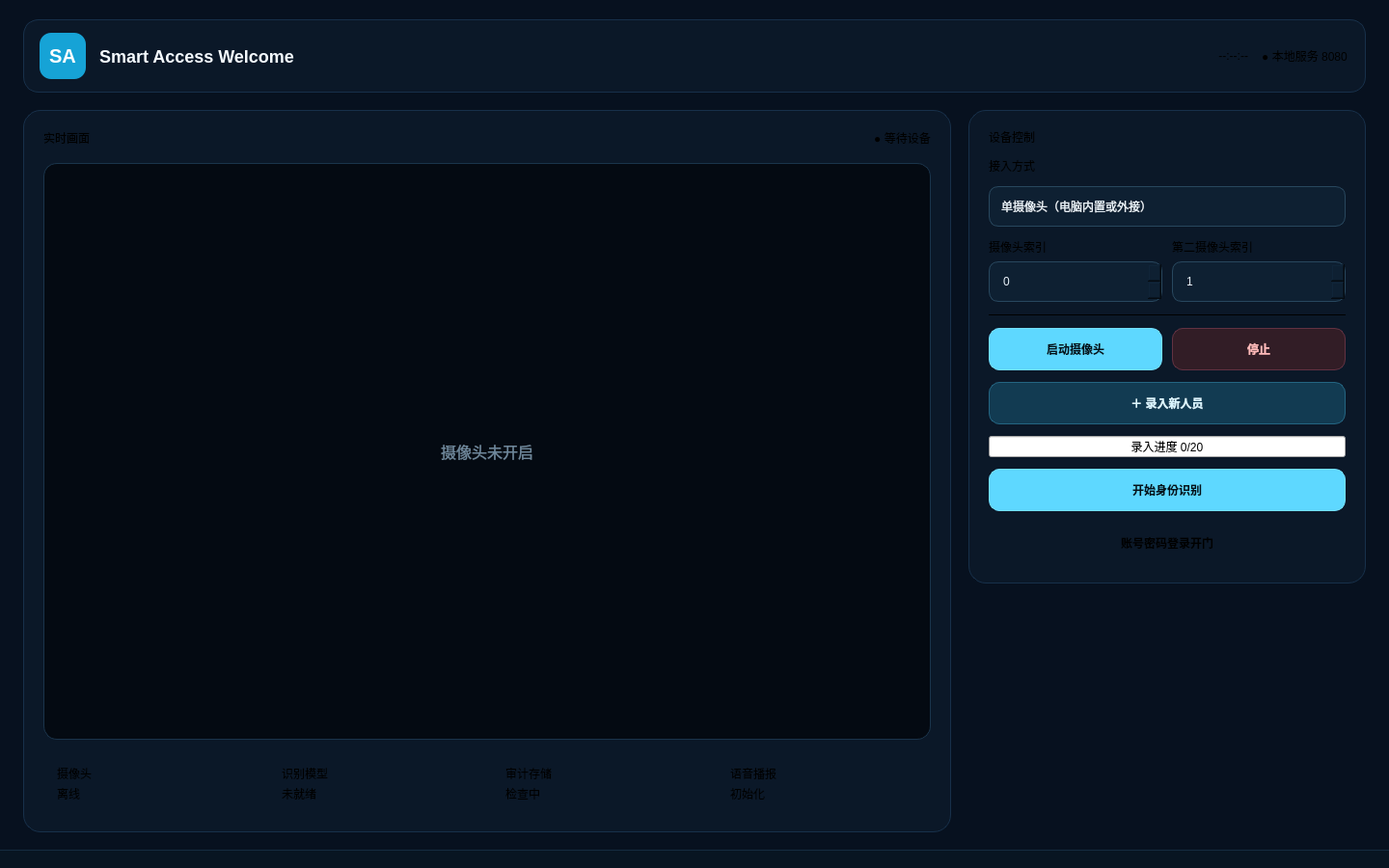
<?xml version="1.0" encoding="UTF-8"?>
<ui version="4.0">
 <class>MainWindow</class>
 <widget class="QMainWindow" name="MainWindow">
  <property name="geometry">
   <rect><x>0</x><y>0</y><width>1440</width><height>900</height></rect>
  </property>
  <property name="minimumSize"><size><width>1180</width><height>760</height></size></property>
  <property name="windowTitle"><string>Smart Access · 智能门禁终端</string></property>
  <property name="styleSheet">
   <string notr="true">QMainWindow { background: #07111F; }
QWidget#centralWidget { background: #07111F; color: #E8F1F8; font-family: "Microsoft YaHei UI"; font-size: 14px; }
QFrame#topBar { background: #0B1828; border: 1px solid #17304A; border-radius: 16px; }
QLabel#logoMark { background: #16A3D6; color: #FFFFFF; border-radius: 12px; font-size: 20px; font-weight: 700; }
QLabel#productName { color: #F4FAFF; font-size: 18px; font-weight: 700; }
QLabel#headerClockLabel, QLabel[role="muted"] { color: #7690A6; }
QLabel[role="sectionTitle"] { color: #F4FAFF; font-size: 18px; font-weight: 700; }
QLabel[role="body"] { color: #AEC0CF; line-height: 1.4; }
QLabel[role="status"] { padding: 7px 12px; border-radius: 11px; font-size: 12px; font-weight: 700; }
QLabel[status="ready"] { color: #64E6AF; background: #123A35; border: 1px solid #1C5E4E; }
QLabel[status="active"] { color: #6DD7FF; background: #10344A; border: 1px solid #1B5876; }
QLabel[status="warning"] { color: #FFD27A; background: #3B311B; border: 1px solid #665025; }
QLabel[status="offline"] { color: #91A6B8; background: #142332; border: 1px solid #263E53; }
QFrame#cameraCard, QFrame#controlPanel { background: #0B1828; border: 1px solid #17304A; border-radius: 18px; }
QFrame#previewShell { background: #040A12; border: 1px solid #1A344B; border-radius: 14px; }
QLabel#videoLabel { color: #6E879B; background: transparent; font-size: 16px; border: none; }
QFrame[role="metric"] { background: #0E2032; border: 1px solid #183A54; border-radius: 12px; }
QLabel[role="metricLabel"] { color: #6F8AA0; font-size: 11px; }
QLabel[role="metricValue"] { color: #E8F6FF; font-size: 14px; font-weight: 700; }
QLabel[role="fieldLabel"] { color: #91A9BB; font-size: 12px; font-weight: 600; }
QComboBox, QSpinBox { min-height: 40px; color: #E8F1F8; background: #0E2032; border: 1px solid #28475E; border-radius: 10px; padding: 0 12px; selection-background-color: #167DA5; }
QComboBox:hover, QSpinBox:hover { border-color: #3A789A; }
QComboBox:focus, QSpinBox:focus { border: 1px solid #29B5E8; }
QComboBox::drop-down { border: none; width: 30px; }
QComboBox QAbstractItemView { color: #E8F1F8; background: #102235; border: 1px solid #31546C; selection-background-color: #176D8E; outline: none; }
QPushButton { min-height: 42px; border-radius: 11px; padding: 0 18px; font-weight: 700; }
QPushButton#openButton, QPushButton#recognizeButton { color: #03121A; background: #5ED8FF; border: 1px solid #72DEFF; }
QPushButton#openButton:hover, QPushButton#recognizeButton:hover { background: #83E2FF; }
QPushButton#enrollButton { color: #DAF5FF; background: #123B52; border: 1px solid #246582; }
QPushButton#enrollButton:hover { background: #194C67; }
QPushButton#closeButton { color: #FFB9B9; background: #321D26; border: 1px solid #623242; }
QPushButton#closeButton:hover { background: #472431; }
QPushButton:disabled { color: #526879; background: #102030; border-color: #1B3347; }
QFrame[role="divider"] { color: #17304A; background: #17304A; max-height: 1px; }
QStatusBar { color: #7891A5; background: #081522; border-top: 1px solid #152C40; font-family: "Microsoft YaHei UI"; }
QStatusBar::item { border: none; }</string>
  </property>
  <widget class="QWidget" name="centralWidget">
   <layout class="QVBoxLayout" name="rootLayout" stretch="0,1">
    <property name="leftMargin"><number>24</number></property><property name="topMargin"><number>20</number></property>
    <property name="rightMargin"><number>24</number></property><property name="bottomMargin"><number>18</number></property>
    <property name="spacing"><number>18</number></property>
    <item>
     <widget class="QFrame" name="topBar">
      <property name="minimumSize"><size><width>0</width><height>76</height></size></property>
      <layout class="QHBoxLayout" name="topBarLayout">
       <property name="leftMargin"><number>16</number></property><property name="topMargin"><number>12</number></property>
       <property name="rightMargin"><number>18</number></property><property name="bottomMargin"><number>12</number></property>
       <property name="spacing"><number>14</number></property>
       <item><widget class="QLabel" name="logoMark"><property name="minimumSize"><size><width>48</width><height>48</height></size></property><property name="maximumSize"><size><width>48</width><height>48</height></size></property><property name="text"><string>SA</string></property><property name="alignment"><set>Qt::AlignCenter</set></property></widget></item>
       <item><widget class="QLabel" name="productName"><property name="text"><string>Smart Access Welcome</string></property></widget></item>
       <item><spacer name="topSpacer"><property name="orientation"><enum>Qt::Horizontal</enum></property><property name="sizeHint" stdset="0"><size><width>40</width><height>20</height></size></property></spacer></item>
       <item><widget class="QLabel" name="headerClockLabel"><property name="text"><string>--:--:--</string></property><property name="alignment"><set>Qt::AlignRight|Qt::AlignTrailing|Qt::AlignVCenter</set></property></widget></item>
       <item><widget class="QLabel" name="serviceStatusLabel"><property name="role" stdset="0"><string>status</string></property><property name="status" stdset="0"><string>active</string></property><property name="text"><string>● 本地服务 8080</string></property><property name="alignment"><set>Qt::AlignCenter</set></property></widget></item>
      </layout>
     </widget>
    </item>
    <item>
     <layout class="QHBoxLayout" name="contentLayout" stretch="7,3">
      <property name="spacing"><number>18</number></property>
      <item>
       <widget class="QFrame" name="cameraCard">
        <layout class="QVBoxLayout" name="cameraCardLayout" stretch="0,1,0">
         <property name="leftMargin"><number>20</number></property><property name="topMargin"><number>18</number></property>
         <property name="rightMargin"><number>20</number></property><property name="bottomMargin"><number>20</number></property><property name="spacing"><number>16</number></property>
         <item>
          <layout class="QHBoxLayout" name="previewHeaderLayout">
           <item><widget class="QLabel" name="previewTitle"><property name="role" stdset="0"><string>sectionTitle</string></property><property name="text"><string>实时画面</string></property></widget></item>
           <item><spacer name="previewHeaderSpacer"><property name="orientation"><enum>Qt::Horizontal</enum></property><property name="sizeHint" stdset="0"><size><width>40</width><height>20</height></size></property></spacer></item>
           <item><widget class="QLabel" name="mainStateBadge"><property name="role" stdset="0"><string>status</string></property><property name="status" stdset="0"><string>offline</string></property><property name="text"><string>● 等待设备</string></property><property name="alignment"><set>Qt::AlignCenter</set></property></widget></item>
          </layout>
         </item>
         <item>
          <widget class="QFrame" name="previewShell">
           <layout class="QVBoxLayout" name="previewLayout"><property name="leftMargin"><number>8</number></property><property name="topMargin"><number>8</number></property><property name="rightMargin"><number>8</number></property><property name="bottomMargin"><number>8</number></property>
            <item><widget class="QLabel" name="videoLabel"><property name="minimumSize"><size><width>720</width><height>420</height></size></property><property name="text"><string>摄像头未开启</string></property><property name="alignment"><set>Qt::AlignCenter</set></property><property name="wordWrap"><bool>true</bool></property></widget></item>
           </layout>
          </widget>
         </item>
         <item>
          <layout class="QHBoxLayout" name="metricsLayout"><property name="spacing"><number>10</number></property>
           <item><widget class="QFrame" name="cameraMetric"><property name="role" stdset="0"><string>metric</string></property><layout class="QVBoxLayout" name="cameraMetricLayout"><property name="leftMargin"><number>14</number></property><property name="topMargin"><number>10</number></property><property name="rightMargin"><number>14</number></property><property name="bottomMargin"><number>10</number></property><property name="spacing"><number>3</number></property><item><widget class="QLabel" name="cameraMetricLabel"><property name="role" stdset="0"><string>metricLabel</string></property><property name="text"><string>摄像头</string></property></widget></item><item><widget class="QLabel" name="cameraStatusValue"><property name="role" stdset="0"><string>metricValue</string></property><property name="text"><string>离线</string></property></widget></item></layout></widget></item>
           <item><widget class="QFrame" name="recognizerMetric"><property name="role" stdset="0"><string>metric</string></property><layout class="QVBoxLayout" name="recognizerMetricLayout"><property name="leftMargin"><number>14</number></property><property name="topMargin"><number>10</number></property><property name="rightMargin"><number>14</number></property><property name="bottomMargin"><number>10</number></property><property name="spacing"><number>3</number></property><item><widget class="QLabel" name="recognizerMetricLabel"><property name="role" stdset="0"><string>metricLabel</string></property><property name="text"><string>识别模型</string></property></widget></item><item><widget class="QLabel" name="recognizerStatusValue"><property name="role" stdset="0"><string>metricValue</string></property><property name="text"><string>未就绪</string></property></widget></item></layout></widget></item>
           <item><widget class="QFrame" name="databaseMetric"><property name="role" stdset="0"><string>metric</string></property><layout class="QVBoxLayout" name="databaseMetricLayout"><property name="leftMargin"><number>14</number></property><property name="topMargin"><number>10</number></property><property name="rightMargin"><number>14</number></property><property name="bottomMargin"><number>10</number></property><property name="spacing"><number>3</number></property><item><widget class="QLabel" name="databaseMetricLabel"><property name="role" stdset="0"><string>metricLabel</string></property><property name="text"><string>审计存储</string></property></widget></item><item><widget class="QLabel" name="databaseStatusValue"><property name="role" stdset="0"><string>metricValue</string></property><property name="text"><string>检查中</string></property></widget></item></layout></widget></item>
           <item><widget class="QFrame" name="speechMetric"><property name="role" stdset="0"><string>metric</string></property><layout class="QVBoxLayout" name="speechMetricLayout"><property name="leftMargin"><number>14</number></property><property name="topMargin"><number>10</number></property><property name="rightMargin"><number>14</number></property><property name="bottomMargin"><number>10</number></property><property name="spacing"><number>3</number></property><item><widget class="QLabel" name="speechMetricLabel"><property name="role" stdset="0"><string>metricLabel</string></property><property name="text"><string>语音播报</string></property></widget></item><item><widget class="QLabel" name="speechStatusValue"><property name="role" stdset="0"><string>metricValue</string></property><property name="text"><string>初始化</string></property></widget></item></layout></widget></item>
          </layout>
         </item>
        </layout>
       </widget>
      </item>
      <item>
       <layout class="QVBoxLayout" name="sidebarLayout" stretch="0,1"><property name="spacing"><number>14</number></property>
        <item>
         <widget class="QFrame" name="controlPanel">
          <layout class="QVBoxLayout" name="controlPanelLayout"><property name="leftMargin"><number>20</number></property><property name="topMargin"><number>18</number></property><property name="rightMargin"><number>20</number></property><property name="bottomMargin"><number>20</number></property><property name="spacing"><number>12</number></property>
           <item><widget class="QLabel" name="controlTitle"><property name="role" stdset="0"><string>sectionTitle</string></property><property name="text"><string>设备控制</string></property></widget></item>
           <item><widget class="QLabel" name="modeLabel"><property name="role" stdset="0"><string>fieldLabel</string></property><property name="text"><string>接入方式</string></property></widget></item>
           <item><widget class="QComboBox" name="modeComboBox"><property name="currentIndex"><number>0</number></property><item><property name="text"><string>单摄像头（电脑内置或外接）</string></property></item><item><property name="text"><string>双目摄像头（左右拼接）</string></property></item><item><property name="text"><string>两个独立摄像头</string></property></item></widget></item>
           <item><layout class="QHBoxLayout" name="deviceFieldsLayout"><property name="spacing"><number>10</number></property>
             <item><layout class="QVBoxLayout" name="primaryFieldLayout"><property name="spacing"><number>6</number></property><item><widget class="QLabel" name="primaryLabel"><property name="role" stdset="0"><string>fieldLabel</string></property><property name="text"><string>摄像头索引</string></property></widget></item><item><widget class="QSpinBox" name="primarySpinBox"><property name="maximum"><number>32</number></property></widget></item></layout></item>
             <item><layout class="QVBoxLayout" name="secondaryFieldLayout"><property name="spacing"><number>6</number></property><item><widget class="QLabel" name="secondaryLabel"><property name="role" stdset="0"><string>fieldLabel</string></property><property name="text"><string>第二摄像头索引</string></property></widget></item><item><widget class="QSpinBox" name="secondarySpinBox"><property name="maximum"><number>32</number></property><property name="value"><number>1</number></property></widget></item></layout></item>
           </layout></item>
           <item><widget class="QFrame" name="controlDivider"><property name="role" stdset="0"><string>divider</string></property><property name="frameShape"><enum>QFrame::HLine</enum></property></widget></item>
           <item><layout class="QHBoxLayout" name="cameraActionsLayout"><property name="spacing"><number>10</number></property><item><widget class="QPushButton" name="openButton"><property name="text"><string>启动摄像头</string></property></widget></item><item><widget class="QPushButton" name="closeButton"><property name="text"><string>停止</string></property></widget></item></layout></item>
           <item><widget class="QPushButton" name="enrollButton"><property name="text"><string>＋ 录入新人员</string></property></widget></item>
           <item><widget class="QProgressBar" name="enrollmentProgressBar"><property name="minimum"><number>0</number></property><property name="maximum"><number>20</number></property><property name="value"><number>0</number></property><property name="format"><string>录入进度 %v/%m</string></property><property name="visible"><bool>false</bool></property></widget></item>
           <item><widget class="QPushButton" name="recognizeButton"><property name="minimumSize"><size><width>0</width><height>48</height></size></property><property name="text"><string>开始身份识别</string></property></widget></item>
           <item><widget class="QPushButton" name="passwordAccessButton"><property name="text"><string>账号密码登录开门</string></property><property name="toolTip"><string>使用账号密码验证身份并开门</string></property></widget></item>
          </layout>
         </widget>
        </item>
        <item><spacer name="sidebarSpacer"><property name="orientation"><enum>Qt::Vertical</enum></property><property name="sizeHint" stdset="0"><size><width>20</width><height>40</height></size></property></spacer></item>
       </layout>
      </item>
     </layout>
    </item>
   </layout>
  </widget>
  <widget class="QStatusBar" name="statusBar"><property name="sizeGripEnabled"><bool>false</bool></property></widget>
 </widget>
 <tabstops><tabstop>modeComboBox</tabstop><tabstop>primarySpinBox</tabstop><tabstop>secondarySpinBox</tabstop><tabstop>openButton</tabstop><tabstop>closeButton</tabstop><tabstop>enrollButton</tabstop><tabstop>recognizeButton</tabstop></tabstops>
 <resources/>
 <connections/>
</ui>
